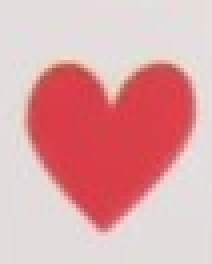
#> input picture retos_examenes/examen parcial/proyecto/plantillas/suits/corazones_1.png, 53 x 66 px (shown 4 times larger); its folder holds only this picture in this run
$ python limpiar_plantillas_ranks.py
#> lines starting #> are read from the running program, lines starting #| are printed output that depends on the picture; after the words box and inside, x2 and y2 are one past the last pixel; in counts of white or black regions, pixels touching at a corner belong together
import os
import cv2
import numpy as np
from glob import glob

# === CONFIGURACIÓN ===
# Carpeta donde tienes ahora las plantillas "crudas"
INPUT_DIR = "plantillas/suits"        # cámbialo si hace falta
# Carpeta donde se guardarán las plantillas limpias
OUTPUT_DIR = "plantillas/suits_limpios"

# Tamaño final de las plantillas (ancho, alto)
TEMPLATE_SIZE = (80, 120)  # ajustable, pero no lo hagas muy pequeño


def binarize_and_normalize(gray):
    """
    Binariza y deja el símbolo en BLANCO y el fondo en NEGRO.
    """
    gray = cv2.GaussianBlur(gray, (3, 3), 0)
    _, bw = cv2.threshold(
        gray, 0, 255,
        cv2.THRESH_BINARY + cv2.THRESH_OTSU
    )

    white = np.sum(bw == 255)
    black = np.sum(bw == 0)

    # Si hay más blanco que negro, asumimos fondo blanco y símbolo oscuro → invertimos
    if white > black:
        bw = cv2.bitwise_not(bw)

    return bw


def keep_biggest_component(bw):
    """
    Se queda solo con el componente conectado más grande (el número/letra).
    bw: imagen binaria (0 fondo, 255 símbolo).
    """
    # Aseguramos tipo uint8
    bw_u8 = bw.astype(np.uint8)

    num_labels, labels, stats, _ = cv2.connectedComponentsWithStats(bw_u8, connectivity=8)

    if num_labels <= 1:
        # Solo fondo o nada
        return bw

    # stats: [label, 5] -> [x, y, w, h, area]
    # Ignoramos el label 0 (fondo), buscamos el de mayor área
    areas = stats[1:, 4]
    max_idx = 1 + np.argmax(areas)

    mask = np.zeros_like(bw_u8)
    mask[labels == max_idx] = 255

    return mask


def crop_to_symbol(bw):
    """
    Recorta la imagen binaria al bounding box del símbolo (píxeles blancos).
    """
    ys, xs = np.where(bw == 255)
    if len(xs) == 0 or len(ys) == 0:
        return bw  # nada que recortar

    x_min, x_max = xs.min(), xs.max()
    y_min, y_max = ys.min(), ys.max()

    cropped = bw[y_min:y_max + 1, x_min:x_max + 1]
    return cropped


def add_margin(img, margin_ratio=0.2):
    """
    Añade un margen negro alrededor de la imagen.
    margin_ratio es porcentaje respecto al tamaño máximo (0.2 = 20%).
    """
    h, w = img.shape[:2]
    m = int(max(w, h) * margin_ratio)

    # Añadimos borde negro: top, bottom, left, right
    bordered = cv2.copyMakeBorder(
        img, m, m, m, m,
        borderType=cv2.BORDER_CONSTANT,
        value=0  # negro
    )
    return bordered


def process_template(path_in, path_out):
    """
    Limpia una plantilla individual y la guarda en path_out.
    """
    img = cv2.imread(path_in, cv2.IMREAD_GRAYSCALE)
    if img is None:
        print(f"[WARN] No se pudo leer: {path_in}")
        return

    # 1) Binarizar y normalizar (símbolo blanco, fondo negro)
    bw = binarize_and_normalize(img)

    # 2) Quedarse solo con el componente grande (número/letra)
    bw = keep_biggest_component(bw)

    # 3) Recortar al bounding box del símbolo
    bw = crop_to_symbol(bw)

    # 4) Añadir margen
    bw = add_margin(bw, margin_ratio=0.2)

    # 5) Redimensionar a tamaño fijo
    bw_resized = cv2.resize(bw, TEMPLATE_SIZE, interpolation=cv2.INTER_AREA)

    # 6) Guardar como PNG
    os.makedirs(os.path.dirname(path_out), exist_ok=True)
    cv2.imwrite(path_out, bw_resized)
    print(f"[OK] {os.path.basename(path_in)} -> {path_out}")


def main():
    os.makedirs(OUTPUT_DIR, exist_ok=True)

    # Aceptamos cualquier extensión típica de imagen
    patrones = ("*.png", "*.jpg", "*.jpeg", "*.bmp")
    paths = []
    for p in patrones:
        paths.extend(glob(os.path.join(INPUT_DIR, p)))

    if not paths:
        print(f"No se encontraron plantillas en {INPUT_DIR}")
        return

    print(f"Encontradas {len(paths)} plantillas. Procesando...\n")

    for path in paths:
        filename = os.path.basename(path)
        name_no_ext, _ = os.path.splitext(filename)

        # Mantenemos el mismo nombre, pero en la carpeta de salida, en PNG
        out_path = os.path.join(OUTPUT_DIR, name_no_ext + ".png")
        process_template(path, out_path)
#> in process_template, `img = cv2.imread(path_in, cv2.IMREAD_GRAYSCALE)`:
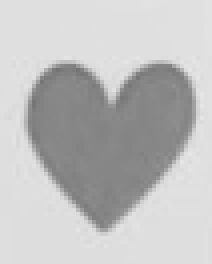
#> img: shape (66, 53) (shown 4 times larger); min 115, max 230, mean 191.6
#> in binarize_and_normalize, `_, bw = cv2.threshold( gray, 0, 255, cv2.THRESH_BINARY + cv2.THRESH_OT..`:
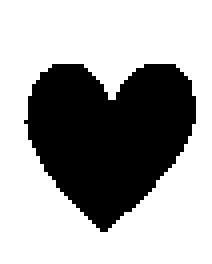
#> bw: shape (66, 53) (shown 4 times larger); 65.2% white; 1 black region, box (x1, y1, x2, y2) and area: (6, 16, 49, 58) 1216
#> in binarize_and_normalize, `white = np.sum(bw == 255)`: white = 2282
#> in binarize_and_normalize, `black = np.sum(bw == 0)`: black = 1216
#> in keep_biggest_component, `num_labels, labels, stats, _ = cv2.connectedComponentsWithStats(bw_u8,..`: num_labels = 2; stats = [[0, 0, 53, 66, 2282], [6, 16, 43, 42, 1216]]
#> in keep_biggest_component, `areas = stats[1:, 4]`: areas = [1216]
#> in keep_biggest_component, `max_idx = 1 + np.argmax(areas)`: max_idx = 1
#> in crop_to_symbol, `ys, xs = np.where(bw == 255)`: ys = 1216 values from 16 to 57; xs = 1216 values, max 48 at index 274, min 6 at index 485, mean 26.92
#> in crop_to_symbol, `x_min, x_max = xs.min(), xs.max()`: x_min = 6; x_max = 48
#> in crop_to_symbol, `y_min, y_max = ys.min(), ys.max()`: y_min = 16; y_max = 57
#> in crop_to_symbol, `cropped = bw[y_min:y_max + 1, x_min:x_max + 1]`:
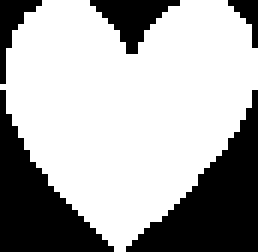
#> cropped: shape (42, 43) (shown 6 times larger); 67.3% white; 5 black regions (1 under 20 px), largest, box (x1, y1, x2, y2) and area: (21, 15, 43, 42) 258, (0, 15, 19, 42) 215, (15, 0, 30, 9) 63, (0, 0, 7, 14) 36
#> in add_margin, `bordered = cv2.copyMakeBorder( img, m, m, m, m, borderType=cv2.BORDER_..`:
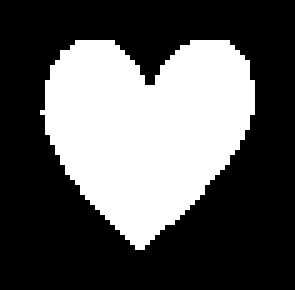
#> bordered: shape (58, 59) (shown 5 times larger); 35.5% white; 1 white region, box (x1, y1, x2, y2) and area: (8, 8, 51, 50) 1216
#> in process_template, `bw_resized = cv2.resize(bw, TEMPLATE_SIZE, interpolation=cv2.INTER_AREA)`:
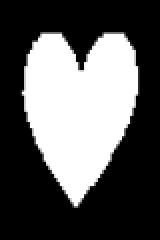
#> bw_resized: shape (120, 80) (shown 2 times larger); min 0, max 255, mean 90.6

    print("\nListo. Ahora puedes usar 'plantillas/ranks_limpios' como carpeta de ranks.")


if __name__ == "__main__":
    main()
